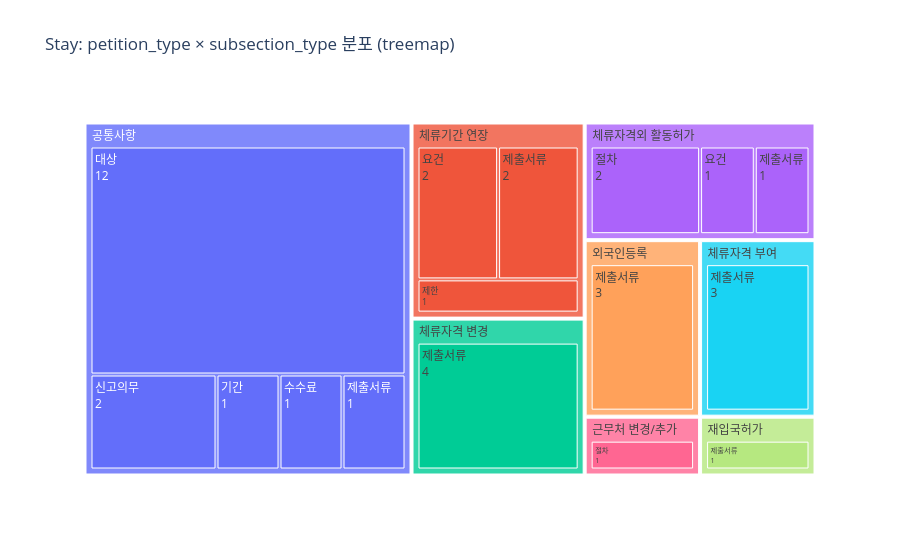

The code cell stored with this chart in its notebook:
### Code cell
# Subsection_type 분포
sst_dist = stay_semantic.groupby(["petition_type", "subsection_type"]).size().reset_index(name="count")
fig = px.treemap(sst_dist, path=["petition_type", "subsection_type"], values="count",
                 title="Stay: petition_type × subsection_type 분포 (treemap)")
fig.update_traces(textinfo="label+value")
fig.show()

### Figure 1 — Plotly figure (JSON) as saved in the notebook; plotly's stock layout.template omitted (floating-point values rounded to 4 significant figures)
{"data": [{"branchvalues": "total", "domain": {"x": [0.0, 1.0], "y": [0.0, 1.0]}, "hovertemplate": "labels=%{label}<br>count=%{value}<br>parent=%{parent}<br>id=%{id}<extra></extra>", "ids": ["공통사항/기간", "공통사항/대상", "공통사항/수수료", "공통사항/신고의무", "공통사항/제출서류", "근무처 변경/추가/절차", "외국인등록/제출서류", "재입국허가/제출서류", "체류기간 연장/요건", "체류기간 연장/제출서류", "체류기간 연장/제한", "체류자격 변경/제출서류", "체류자격 부여/제출서류", "체류자격외 활동허가/요건", "체류자격외 활동허가/절차", "체류자격외 활동허가/제출서류", "공통사항", "근무처 변경/추가", "외국인등록", "재입국허가", "체류기간 연장", "체류자격 변경", "체류자격 부여", "체류자격외 활동허가"], "labels": ["기간", "대상", "수수료", "신고의무", "제출서류", "절차", "제출서류", "제출서류", "요건", "제출서류", "제한", "제출서류", "제출서류", "요건", "절차", "제출서류", "공통사항", "근무처 변경/추가", "외국인등록", "재입국허가", "체류기간 연장", "체류자격 변경", "체류자격 부여", "체류자격외 활동허가"], "name": "", "parents": ["공통사항", "공통사항", "공통사항", "공통사항", "공통사항", "근무처 변경/추가", "외국인등록", "재입국허가", "체류기간 연장", "체류기간 연장", "체류기간 연장", "체류자격 변경", "체류자격 부여", "체류자격외 활동허가", "체류자격외 활동허가", "체류자격외 활동허가", "", "", "", "", "", "", "", ""], "textinfo": "label+value", "type": "treemap", "values": [1.0, 12.0, 1.0, 2.0, 1.0, 1.0, 3.0, 1.0, 2.0, 2.0, 1.0, 4.0, 3.0, 1.0, 2.0, 1.0, 17.0, 1.0, 3.0, 1.0, 5.0, 4.0, 3.0, 4.0]}], "layout": {"legend": {"tracegroupgap": 0}, "title": {"text": "Stay: petition_type × subsection_type 분포 (treemap)"}}}
